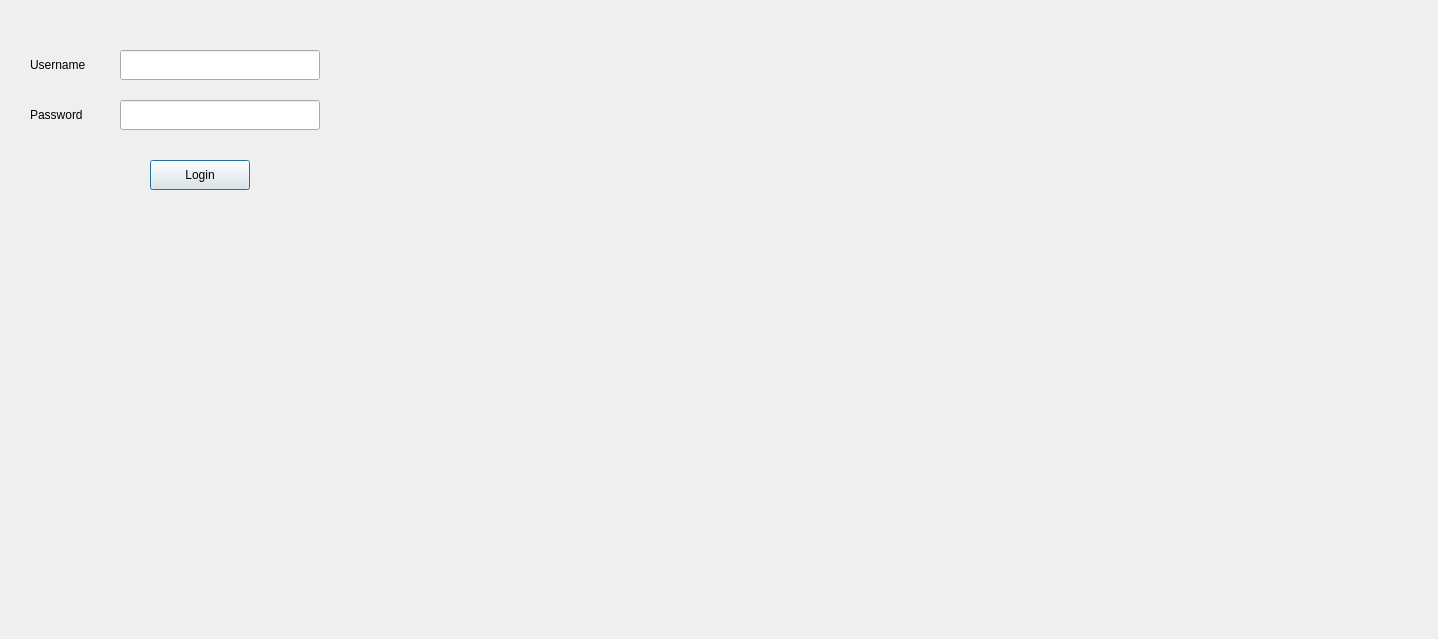
<?xml version="1.0" encoding="UTF-8"?>
<ui version="4.0">
 <class>admin_login</class>
 <widget class="QDialog" name="admin_login">
  <property name="geometry">
   <rect>
    <x>0</x>
    <y>0</y>
    <width>1438</width>
    <height>639</height>
   </rect>
  </property>
  <property name="windowTitle">
   <string>Admin Login</string>
  </property>
  <widget class="QLabel" name="label_username">
   <property name="geometry">
    <rect>
     <x>30</x>
     <y>50</y>
     <width>80</width>
     <height>30</height>
    </rect>
   </property>
   <property name="text">
    <string>Username</string>
   </property>
  </widget>
  <widget class="QLabel" name="label_password">
   <property name="geometry">
    <rect>
     <x>30</x>
     <y>100</y>
     <width>80</width>
     <height>30</height>
    </rect>
   </property>
   <property name="text">
    <string>Password</string>
   </property>
  </widget>
  <widget class="QLineEdit" name="lineEdit_username">
   <property name="geometry">
    <rect>
     <x>120</x>
     <y>50</y>
     <width>200</width>
     <height>30</height>
    </rect>
   </property>
  </widget>
  <widget class="QLineEdit" name="lineEdit_password">
   <property name="geometry">
    <rect>
     <x>120</x>
     <y>100</y>
     <width>200</width>
     <height>30</height>
    </rect>
   </property>
   <property name="echoMode">
    <enum>QLineEdit::EchoMode::Password</enum>
   </property>
  </widget>
  <widget class="QPushButton" name="pushButton_login">
   <property name="geometry">
    <rect>
     <x>150</x>
     <y>160</y>
     <width>100</width>
     <height>30</height>
    </rect>
   </property>
   <property name="text">
    <string>Login</string>
   </property>
  </widget>
 </widget>
 <resources/>
 <connections/>
</ui>
